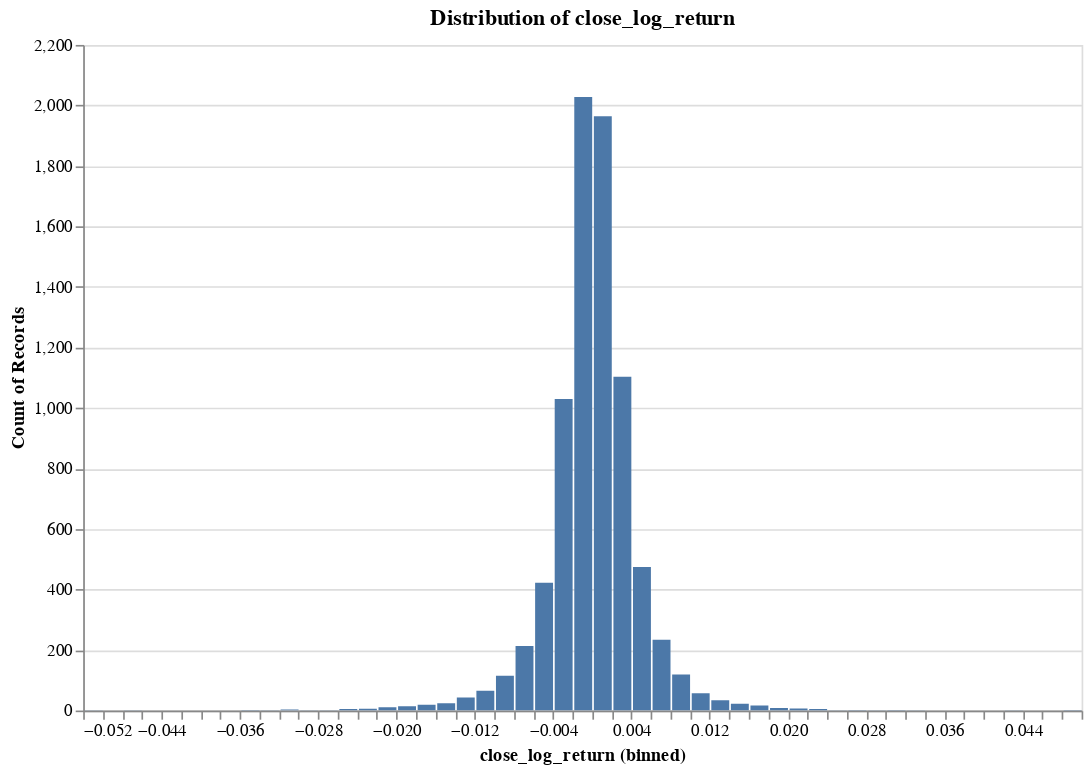

Source (notebook cell):
### Code cell
research.plot_distribution(ts,target, no_bins=100)

### Figure 1 — Vega specification as saved in the notebook (floating-point values rounded to 4 significant figures)
{"$schema": "https://vega.github.io/schema/vega/v5.json", "data": [{"name": "param_4_store"}, {"name": "source_0", "values": [{"__count": 1030, "bin_maxbins_100_close_log_return": -0.004, "bin_maxbins_100_close_log_return_end": -0.002}, {"__count": 1964, "bin_maxbins_100_close_log_return": 0.0, "bin_maxbins_100_close_log_return_end": 0.002}, {"__count": 1103, "bin_maxbins_100_close_log_return": 0.002, "bin_maxbins_100_close_log_return_end": 0.004}, {"__count": 2028, "bin_maxbins_100_close_log_return": -0.002, "bin_maxbins_100_close_log_return_end": -1.735e-18}, {"__count": 474, "bin_maxbins_100_close_log_return": 0.004, "bin_maxbins_100_close_log_return_end": 0.006}, {"__count": 422, "bin_maxbins_100_close_log_return": -0.006, "bin_maxbins_100_close_log_return_end": -0.004}, {"__count": 213, "bin_maxbins_100_close_log_return": -0.008, "bin_maxbins_100_close_log_return_end": -0.006}, {"__count": 119, "bin_maxbins_100_close_log_return": 0.008, "bin_maxbins_100_close_log_return_end": 0.01}, {"__count": 24, "bin_maxbins_100_close_log_return": -0.016, "bin_maxbins_100_close_log_return_end": -0.014}, {"__count": 57, "bin_maxbins_100_close_log_return": 0.01, "bin_maxbins_100_close_log_return_end": 0.012}, {"__count": 6, "bin_maxbins_100_close_log_return": -0.024, "bin_maxbins_100_close_log_return_end": -0.022}, {"__count": 115, "bin_maxbins_100_close_log_return": -0.01, "bin_maxbins_100_close_log_return_end": -0.008}, {"__count": 234, "bin_maxbins_100_close_log_return": 0.006, "bin_maxbins_100_close_log_return_end": 0.008}, {"__count": 43, "bin_maxbins_100_close_log_return": -0.014, "bin_maxbins_100_close_log_return_end": -0.012}, {"__count": 14, "bin_maxbins_100_close_log_return": -0.02, "bin_maxbins_100_close_log_return_end": -0.018}, {"__count": 22, "bin_maxbins_100_close_log_return": 0.014, "bin_maxbins_100_close_log_return_end": 0.016}, {"__count": 34, "bin_maxbins_100_close_log_return": 0.012, "bin_maxbins_100_close_log_return_end": 0.014}, {"__count": 65, "bin_maxbins_100_close_log_return": -0.012, "bin_maxbins_100_close_log_return_end": -0.01}, {"__count": 19, "bin_maxbins_100_close_log_return": -0.018, "bin_maxbins_100_close_log_return_end": -0.016}, {"__count": 5, "bin_maxbins_100_close_log_return": -0.026, "bin_maxbins_100_close_log_return_end": -0.024}, {"__count": 8, "bin_maxbins_100_close_log_return": 0.018, "bin_maxbins_100_close_log_return_end": 0.02}, {"__count": 11, "bin_maxbins_100_close_log_return": -0.022, "bin_maxbins_100_close_log_return_end": -0.02}, {"__count": 5, "bin_maxbins_100_close_log_return": 0.022, "bin_maxbins_100_close_log_return_end": 0.024}, {"__count": 17, "bin_maxbins_100_close_log_return": 0.016, "bin_maxbins_100_close_log_return_end": 0.018}, {"__count": 7, "bin_maxbins_100_close_log_return": 0.02, "bin_maxbins_100_close_log_return_end": 0.022}, {"__count": 2, "bin_maxbins_100_close_log_return": 0.048, "bin_maxbins_100_close_log_return_end": 0.05}, {"__count": 1, "bin_maxbins_100_close_log_return": -0.028, "bin_maxbins_100_close_log_return_end": -0.026}, {"__count": 2, "bin_maxbins_100_close_log_return": -0.036, "bin_maxbins_100_close_log_return_end": -0.034}, {"__count": 1, "bin_maxbins_100_close_log_return": 0.024, "bin_maxbins_100_close_log_return_end": 0.026}, {"__count": 1, "bin_maxbins_100_close_log_return": -0.034, "bin_maxbins_100_close_log_return_end": -0.032}, {"__count": 3, "bin_maxbins_100_close_log_return": -0.032, "bin_maxbins_100_close_log_return_end": -0.03}, {"__count": 2, "bin_maxbins_100_close_log_return": 0.026, "bin_maxbins_100_close_log_return_end": 0.028}, {"__count": 1, "bin_maxbins_100_close_log_return": 0.042, "bin_maxbins_100_close_log_return_end": 0.044}, {"__count": 2, "bin_maxbins_100_close_log_return": 0.03, "bin_maxbins_100_close_log_return_end": 0.032}, {"__count": 1, "bin_maxbins_100_close_log_return": -0.048, "bin_maxbins_100_close_log_return_end": -0.046}, {"__count": 1, "bin_maxbins_100_close_log_return": -0.052, "bin_maxbins_100_close_log_return_end": -0.05}, {"__count": 1, "bin_maxbins_100_close_log_return": -0.03, "bin_maxbins_100_close_log_return_end": -0.028}, {"__count": 1, "bin_maxbins_100_close_log_return": 0.028, "bin_maxbins_100_close_log_return_end": 0.03}, {"__count": 1, "bin_maxbins_100_close_log_return": 0.032, "bin_maxbins_100_close_log_return_end": 0.034}]}, {"name": "source_0_y_domain___count", "values": [{"min": 1, "max": 2028}]}], "signals": [{"name": "bin_maxbins_100_close_log_return_bins", "value": {"fields": ["close_log_return"], "fname": "bin_close_log_return", "start": -0.052, "step": 0.002, "stop": 0.05}}, {"name": "unit", "value": {}, "on": [{"events": "pointermove", "update": "isTuple(group()) ? group() : unit"}]}, {"name": "param_4", "update": "vlSelectionResolve(\"param_4_store\", \"union\")"}, {"name": "param_4_close_log_return", "on": [{"events": [{"source": "view", "type": "dblclick"}], "update": "null"}, {"events": {"signal": "param_4_translate_delta"}, "update": "panLinear(param_4_translate_anchor.extent_x, -param_4_translate_delta.x / width)"}, {"events": {"signal": "param_4_zoom_delta"}, "update": "zoomLinear(domain(\"x\"), param_4_zoom_anchor.x, param_4_zoom_delta)"}]}, {"name": "param_4_tuple", "on": [{"events": [{"signal": "param_4_close_log_return"}], "update": "param_4_close_log_return ? {unit: \"\", fields: param_4_tuple_fields, values: [param_4_close_log_return]} : null"}]}, {"name": "param_4_tuple_fields", "value": [{"field": "close_log_return", "channel": "x", "type": "R"}]}, {"name": "param_4_translate_anchor", "value": {}, "on": [{"events": [{"source": "scope", "type": "pointerdown"}], "update": "{x: x(unit), y: y(unit), extent_x: domain(\"x\")}"}]}, {"name": "param_4_translate_delta", "value": {}, "on": [{"events": [{"source": "window", "between": [{"source": "scope", "type": "pointerdown"}, {"source": "window", "type": "pointerup"}], "consume": true, "type": "pointermove"}], "update": "{x: param_4_translate_anchor.x - x(unit), y: param_4_translate_anchor.y - y(unit)}"}]}, {"name": "param_4_zoom_anchor", "on": [{"events": [{"source": "scope", "type": "wheel", "consume": true}], "update": "{x: invert(\"x\", x(unit)), y: invert(\"y\", y(unit))}"}]}, {"name": "param_4_zoom_delta", "on": [{"events": [{"source": "scope", "type": "wheel", "consume": true}], "update": "pow(1.001, event.deltaY * pow(16, event.deltaMode))", "force": true}]}, {"name": "param_4_modify", "on": [{"events": {"signal": "param_4_tuple"}, "update": "modify(\"param_4_store\", param_4_tuple, true)"}]}], "marks": [{"type": "rect", "name": "marks", "from": {"data": "source_0"}, "encode": {"update": {"fill": {"value": "#4c78a8"}, "x": {"field": "bin_maxbins_100_close_log_return_end", "scale": "x", "offset": {"signal": "0.5 + (abs(scale(\"x\", datum[\"bin_maxbins_100_close_log_return_end\"]) - scale(\"x\", datum[\"bin_maxbins_100_close_log_return\"])) < 0.25 ? 0.5 * (0.25 - (abs(scale(\"x\", datum[\"bin_maxbins_100_close_log_return_end\"]) - scale(\"x\", datum[\"bin_maxbins_100_close_log_return\"])))) : -0.5)"}}, "y": {"field": "__count", "scale": "y"}, "y2": {"value": 0, "scale": "y"}, "x2": {"field": "bin_maxbins_100_close_log_return", "scale": "x", "offset": {"signal": "0.5 + (abs(scale(\"x\", datum[\"bin_maxbins_100_close_log_return_end\"]) - scale(\"x\", datum[\"bin_maxbins_100_close_log_return\"])) < 0.25 ? -0.5 * (0.25 - (abs(scale(\"x\", datum[\"bin_maxbins_100_close_log_return_end\"]) - scale(\"x\", datum[\"bin_maxbins_100_close_log_return\"])))) : 0.5)"}}}}, "clip": true, "interactive": true, "style": ["bar"]}], "scales": [{"name": "x", "type": "linear", "domain": {"signal": "[bin_maxbins_100_close_log_return_bins.start, bin_maxbins_100_close_log_return_bins.stop]"}, "range": [0, {"signal": "width"}], "bins": {"signal": "bin_maxbins_100_close_log_return_bins"}, "domainRaw": {"signal": "param_4[\"close_log_return\"]"}, "zero": false}, {"name": "y", "type": "linear", "domain": [{"signal": "(data(\"source_0_y_domain___count\")[0] || {}).min"}, {"signal": "(data(\"source_0_y_domain___count\")[0] || {}).max"}], "range": [{"signal": "height"}, 0], "nice": true, "zero": true}], "axes": [{"scale": "y", "tickCount": {"signal": "ceil(height/40)"}, "gridScale": "x", "labels": false, "domain": false, "aria": false, "minExtent": 0, "maxExtent": 0, "ticks": false, "grid": true, "zindex": 0, "orient": "left"}, {"scale": "x", "labelOverlap": true, "zindex": 0, "grid": false, "labelFlush": true, "tickCount": {"signal": "ceil(width/10)"}, "orient": "bottom", "title": "close_log_return (binned)"}, {"scale": "y", "orient": "left", "labelOverlap": true, "title": "Count of Records", "grid": false, "tickCount": {"signal": "ceil(height/40)"}, "zindex": 0}], "title": {"text": "Distribution of close_log_return", "frame": "group"}, "height": 400, "background": "white", "padding": 5, "width": 600, "style": "cell"}
